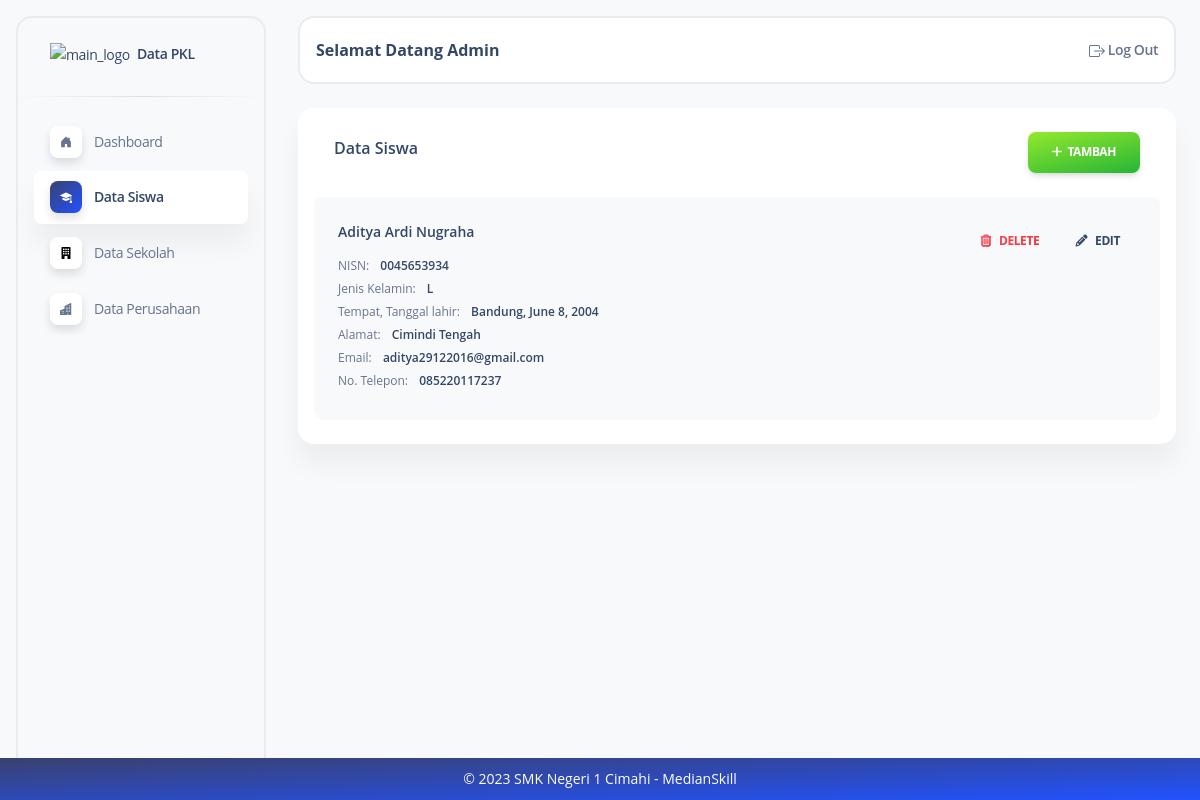
Screenshot of /siswa/ (signed in) with the database file from the repository.
### datasiswa/models.py (models this page shows, shortened)
class Datasiswa(models.Model):
    nama = models.CharField(max_length=50)
    email = models.EmailField(max_length=100, blank=True, null=True)
    hp = models.CharField(max_length=13, blank=True, null=True)
    alamat = models.TextField(blank=True, null=True)
    jenis_kelamin = models.CharField(
        max_length=1,
        choices=JenisKelamin.choices,
    )
    tempat_lahir = models.CharField(max_length=100)
    tanggal_lahir = models.DateField()
    nisn = models.CharField(max_length=20)
    created_at = models.DateTimeField(auto_now_add=True)
    updated_at = models.DateTimeField(auto_now=True)
    class Meta:
        db_table = "siswa"
        ordering = ["-id"]
        verbose_name_plural = "Siswa"

### datasiswa/views.py (the view)
# urls.py: path("siswa/", list_siswa),
@login_required
def list_siswa(request):
    list = Datasiswa.objects.all()
    return render(request, 'siswa/list_siswa.html', {'list': list})

### templates/siswa/list_siswa.html
{% extends "index.html" %}
{% block content %}
<div class="flex flex-wrap -mx-3">
  <div class="flex-none w-full max-w-full px-3">
    <div class="relative flex flex-col min-w-0 mb-6 break-words bg-white border-0 border-transparent border-solid shadow-soft-xl rounded-2xl bg-clip-border">
      <div class="flex p-6 pb-0 mb-0 bg-white border-b-0 border-b-solid rounded-t-2xl border-b-transparent">
        <div class="flex items-center flex-none w-1/2 max-w-full px-3">
          <h6 class="flex-auto">Data Siswa</h6>
        </div>
        <div class="flex-none w-1/2 max-w-full px-3 text-right">
          <a class="inline-block px-6 py-3 font-bold text-center text-white uppercase align-middle transition-all bg-transparent rounded-lg cursor-pointer leading-pro text-xs ease-soft-in shadow-soft-md bg-150 bg-gradient-to-tl from-green-600 to-lime-400 hover:shadow-soft-xs active:opacity-85 hover:scale-102 tracking-tight-soft bg-x-25" href="create-siswa"> <i class="fas fa-plus"> </i>&nbsp;&nbsp;Tambah</a>
        </div>
      </div>
      <div class="flex-auto p-4 pt-6">
        <ul class="flex flex-col pl-0 mb-0 rounded-lg">
          {% for siswa in list %}
          <li class="relative flex p-6 mb-2 border-0 rounded-t-inherit rounded-xl bg-gray-50">
            <div class="flex flex-col">
              <h6 class="mb-4 leading-normal text-sm">{{ siswa.nama }}</h6>
              <span class="mb-2 leading-tight text-xs">NISN: <span class="font-semibold text-slate-700 sm:ml-2">{{ siswa.nisn }}</span></span>
              <span class="mb-2 leading-tight text-xs">Jenis Kelamin: <span class="font-semibold text-slate-700 sm:ml-2">{{ siswa.jenis_kelamin }}</span></span>
              <span class="mb-2 leading-tight text-xs">Tempat, Tanggal lahir: <span class="font-semibold text-slate-700 sm:ml-2">{{ siswa.tempat_lahir }}, {{ siswa.tanggal_lahir }}</span></span>
              <span class="mb-2 leading-tight text-xs">Alamat: <span class="font-semibold text-slate-700 sm:ml-2">{{ siswa.alamat }}</span></span>
              <span class="mb-2 leading-tight text-xs">Email: <span class="font-semibold text-slate-700 sm:ml-2">{{ siswa.email }}</span></span>
              <span class="mb-2 leading-tight text-xs">No. Telepon: <span class="font-semibold text-slate-700 sm:ml-2">{{ siswa.hp }}</span></span>
            </div>
            <div class="ml-auto text-right">
              <a class="relative z-10 inline-block px-4 py-3 mb-0 font-bold text-center text-transparent uppercase align-middle transition-all border-0 rounded-lg shadow-none cursor-pointer leading-pro text-xs ease-soft-in bg-150 bg-gradient-to-tl from-red-600 to-rose-400 hover:scale-102 active:opacity-85 bg-x-25 bg-clip-text" href="{% url '/siswa/delete' siswa.id %}" onclick="return confirm('Yakin ingin menghapus {{ siswa.nama }}?')"><i class="mr-2 far fa-trash-alt bg-150 bg-gradient-to-tl from-red-600 to-rose-400 bg-x-25 bg-clip-text"></i>Delete</a>
              <a class="inline-block px-4 py-3 mb-0 font-bold text-center uppercase align-middle transition-all bg-transparent border-0 rounded-lg shadow-none cursor-pointer leading-pro text-xs ease-soft-in bg-150 hover:scale-102 active:opacity-85 bg-x-25 text-slate-700" href="{% url '/siswa/edit' siswa.id %}"><i class="mr-2 fas fa-pencil-alt text-slate-700" aria-hidden="true"></i>Edit</a>
            </div>
          </li>
          {% endfor %}
        </ul>
      </div>
    </div>
  </div>
</div>
{% endblock %}

### templates/index.html (shortened to what this page needs)
{% load static %}
<!DOCTYPE html>
<html>
  <head>
    <link
      href="{% static './assets/css/nucleo-icons.css' %}"
      rel="stylesheet"
    />
    <link href="{% static './assets/css/nucleo-svg.css' %}" rel="stylesheet" />
    <link
      href="{% static './assets/css/soft-ui-dashboard-tailwind.css' %}"
      rel="stylesheet"
    />
  </head>
  <body
    class="font-sans antialiased font-normal text-base leading-default bg-gray-50 text-slate-500 flex flex-col min-h-screen"
  >
    <aside class="max-w-62.5 ease-nav-brand fixed inset-y-0 my-4 ml-4 block w-full -translate-x-full flex-wrap items-center justify-between overflow-y-auto rounded-2xl border-2 bg-white p-0 antialiased shadow-none transition-transform duration-200 xl:left-0 xl:translate-x-0 xl:bg-transparent">
      <div class="h-19.5">
        <a class="block px-8 py-6 m-0 text-sm whitespace-nowrap text-slate-700" href="javascript:;" target="_blank">
          <img src="https://app.medianskill.com/pluginfile.php/1/core_admin/logo/0x200/1656996421/logo.png" class="inline h-full max-w-full transition-all duration-200 ease-nav-brand max-h-8" alt="main_logo"/>
          <span class="ml-1 font-semibold transition-all duration-200 ease-nav-brand">Data PKL</span>
        </a>
      </div>
      <hr class="h-px mt-0 bg-transparent bg-gradient-to-r from-transparent via-black/40 to-transparent"/>
      <div class="items-center block w-auto max-h-screen overflow-auto grow basis-full">
        <ul class="flex flex-col pl-0 mb-0">
          <li class="mt-0.5 w-full">
            {% if request.path == '/dashboard/' %}
              <a class="py-2.7 shadow-soft-xl text-sm ease-nav-brand my-0 mx-4 flex items-center whitespace-nowrap rounded-lg bg-white px-4 font-semibold text-slate-700 transition-colors" href="/dashboard/">
                <div class="bg-gradient-to-tl from-blue-600 to-slate-800 shadow-soft-2xl mr-2 flex h-8 w-8 items-center justify-center rounded-lg bg-white bg-center stroke-0 text-center xl:p-2.5">
                  <svg xmlns="http://www.w3.org/2000/svg" width="16" height="16" fill="currentColor" class="bi bi-house-door-fill" viewBox="0 0 16 16">
                    <path class="text-white" d="M6.5 14.5v-3.505c0-.245.25-.495.5-.495h2c.25 0 .5.25.5.5v3.5a.5.5 0 0 0 .5.5h4a.5.5 0 0 0 .5-.5v-7a.5.5 0 0 0-.146-.354L13 5.793V2.5a.5.5 0 0 0-.5-.5h-1a.5.5 0 0 0-.5.5v1.293L8.354 1.146a.5.5 0 0 0-.708 0l-6 6A.5.5 0 0 0 1.5 7.5v7a.5.5 0 0 0 .5.5h4a.5.5 0 0 0 .5-.5Z"/>
                  </svg>
            {% else %}
              <a class="py-2.7 text-sm ease-nav-brand my-0 mx-4 flex items-center whitespace-nowrap px-4 transition-colors" href="/dashboard/">
                <div class="shadow-soft-2xl mr-2 flex h-8 w-8 items-center justify-center rounded-lg bg-white bg-center stroke-0 text-center xl:p-2.5">
            {% endif %}
              </div>
              <span
                class="ml-1 duration-300 opacity-100 pointer-events-none ease-soft"
                >Dashboard</span
              >
            </a>
          </li>
          <li class="mt-0.5 w-full">
            {% if request.path == '/siswa/' %}
              <a class="py-2.7 shadow-soft-xl text-sm ease-nav-brand my-0 mx-4 flex items-center whitespace-nowrap rounded-lg bg-white px-4 font-semibold text-slate-700 transition-colors" href="/siswa/">
                <div class="bg-gradient-to-tl from-blue-600 to-slate-800 shadow-soft-2xl mr-2 flex h-8 w-8 items-center justify-center rounded-lg bg-white bg-center stroke-0 text-center xl:p-2.5">
            {% endif %}
              </div>
              <span
                class="ml-1 duration-300 opacity-100 pointer-events-none ease-soft"
                >Data Siswa</span
              >
            </a>
          </li>
          <li class="mt-0.5 w-full">
            {% if request.path == '/sekolah/' %}
              <a class="py-2.7 shadow-soft-xl text-sm ease-nav-brand my-0 mx-4 flex items-center whitespace-nowrap rounded-lg bg-white px-4 font-semibold text-slate-700 transition-colors" href="/sekolah/">
                <div class="bg-gradient-to-tl from-blue-600 to-slate-800 shadow-soft-2xl mr-2 flex h-8 w-8 items-center justify-center rounded-lg bg-white bg-center stroke-0 text-center xl:p-2.5">
                  <svg xmlns="http://www.w3.org/2000/svg" width="16" height="16" fill="currentColor" class="bi bi-building-fill" viewBox="0 0 16 16">
                    <path class="text-white" d="M3 0a1 1 0 0 0-1 1v14a1 1 0 0 0 1 1h3v-3.5a.5.5 0 0 1 .5-.5h3a.5.5 0 0 1 .5.5V16h3a1 1 0 0 0 1-1V1a1 1 0 0 0-1-1H3Zm1 2.5a.5.5 0 0 1 .5-.5h1a.5.5 0 0 1 .5.5v1a.5.5 0 0 1-.5.5h-1a.5.5 0 0 1-.5-.5v-1Zm3 0a.5.5 0 0 1 .5-.5h1a.5.5 0 0 1 .5.5v1a.5.5 0 0 1-.5.5h-1a.5.5 0 0 1-.5-.5v-1Zm3.5-.5h1a.5.5 0 0 1 .5.5v1a.5.5 0 0 1-.5.5h-1a.5.5 0 0 1-.5-.5v-1a.5.5 0 0 1 .5-.5ZM4 5.5a.5.5 0 0 1 .5-.5h1a.5.5 0 0 1 .5.5v1a.5.5 0 0 1-.5.5h-1a.5.5 0 0 1-.5-.5v-1ZM7.5 5h1a.5.5 0 0 1 .5.5v1a.5.5 0 0 1-.5.5h-1a.5.5 0 0 1-.5-.5v-1a.5.5 0 0 1 .5-.5Zm2.5.5a.5.5 0 0 1 .5-.5h1a.5.5 0 0 1 .5.5v1a.5.5 0 0 1-.5.5h-1a.5.5 0 0 1-.5-.5v-1ZM4.5 8h1a.5.5 0 0 1 .5.5v1a.5.5 0 0 1-.5.5h-1a.5.5 0 0 1-.5-.5v-1a.5.5 0 0 1 .5-.5Zm2.5.5a.5.5 0 0 1 .5-.5h1a.5.5 0 0 1 .5.5v1a.5.5 0 0 1-.5.5h-1a.5.5 0 0 1-.5-.5v-1Zm3.5-.5h1a.5.5 0 0 1 .5.5v1a.5.5 0 0 1-.5.5h-1a.5.5 0 0 1-.5-.5v-1a.5.5 0 0 1 .5-.5Z"/>
                  </svg>
            {% else %}
              <a class="py-2.7 text-sm ease-nav-brand my-0 mx-4 flex items-center whitespace-nowrap px-4 transition-colors" href="/sekolah/">
                <div class="shadow-soft-2xl mr-2 flex h-8 w-8 items-center justify-center rounded-lg bg-white bg-center stroke-0 text-center xl:p-2.5">
            {% endif %}
              </div>
              <span
                class="ml-1 duration-300 opacity-100 pointer-events-none ease-soft"
                >Data Sekolah</span
              >
            </a>
          </li>
          <li class="mt-0.5 w-full">
            {% if request.path == '/perusahaan/' %}
              <a class="py-2.7 shadow-soft-xl text-sm ease-nav-brand my-0 mx-4 flex items-center whitespace-nowrap rounded-lg bg-white px-4 font-semibold text-slate-700 transition-colors" href="/perusahaan/">
                <div class="bg-gradient-to-tl from-blue-600 to-slate-800 shadow-soft-2xl mr-2 flex h-8 w-8 items-center justify-center rounded-lg bg-white bg-center stroke-0 text-center xl:p-2.5">
                  <svg xmlns="http://www.w3.org/2000/svg" width="16" height="16" fill="currentColor" class="bi bi-buildings-fill" viewBox="0 0 16 16">
                    <path class="text-white" d="M15 .5a.5.5 0 0 0-.724-.447l-8 4A.5.5 0 0 0 6 4.5v3.14L.342 9.526A.5.5 0 0 0 0 10v5.5a.5.5 0 0 0 .5.5h9a.5.5 0 0 0 .5-.5V14h1v1.5a.5.5 0 0 0 .5.5h3a.5.5 0 0 0 .5-.5V.5ZM2 11h1v1H2v-1Zm2 0h1v1H4v-1Zm-1 2v1H2v-1h1Zm1 0h1v1H4v-1Zm9-10v1h-1V3h1ZM8 5h1v1H8V5Zm1 2v1H8V7h1ZM8 9h1v1H8V9Zm2 0h1v1h-1V9Zm-1 2v1H8v-1h1Zm1 0h1v1h-1v-1Zm3-2v1h-1V9h1Zm-1 2h1v1h-1v-1Zm-2-4h1v1h-1V7Zm3 0v1h-1V7h1Zm-2-2v1h-1V5h1Zm1 0h1v1h-1V5Z"/>
                  </svg>
            {% else %}
              <a class="py-2.7 text-sm ease-nav-brand my-0 mx-4 flex items-center whitespace-nowrap px-4 transition-colors" href="/perusahaan/">
                <div class="shadow-soft-2xl mr-2 flex h-8 w-8 items-center justify-center rounded-lg bg-white bg-center stroke-0 text-center xl:p-2.5">
            {% endif %}
              </div>
              <span
                class="ml-1 duration-300 opacity-100 pointer-events-none ease-soft"
                >Data Perusahaan</span
              >
            </a>
          </li>
        </ul>
      </div>
    </aside>
    <main
      class="ease-soft-in-out xl:ml-68.5 relative h-full max-h-screen rounded-xl transition-all duration-200 pt-4"
    >
      <nav
        class="relative bg-white flex flex-wrap items-center justify-between px-0 py-2 mx-6 transition-all shadow-none duration-250 ease-soft-in rounded-2xl lg:flex-nowrap lg:justify-start border-2 border-gray-600
        navbar-main
        navbar-scroll="true"
      >
        <div
          class="flex items-center justify-between w-full px-4 py-1 mx-auto flex-wrap-inherit"
        >
          <nav>
            <h6 class="mb-0 font-bold capitalize">
              {% if request.user.is_authenticated %}
                Selamat Datang {{ request.user.username }}
              {% else %}
                Please log in.
              {% endif %}
            </h6>
          </nav>
          <div
            class="flex items-center mt-2 grow sm:mt-0 sm:mr-6 md:mr-0 lg:flex lg:basis-auto"
          >
            <ul
              class="flex flex-row justify-end pl-0 mb-0 list-none md-max:w-full"
            >
              <li class="flex items-center">
                <a
                  href="/logout"
                  class="block px-0 py-2 font-semibold transition-all ease-nav-brand text-sm text-slate-500"
                >
                  <span class="hidden sm:inline">Log Out</span>
                </a>
              </li>
            </ul>
          </div>
        </div>
      </nav>
      <div class="w-full px-6 py-6 mx-auto">
        {% block content %}{% endblock %}
      </div>
      <footer class="fixed bottom-0 left-0 z-20 w-full p-2 bg-gradient-to-tl from-blue-600 to-slate-800 border-t border-gray-200 shadow md:flex md:items-center md:justify-between md:p-6 dark:bg-gray-800 dark:border-gray-600 text-center">
        <span class="text-sm text-white sm:text-center dark:text-gray-400">© 2023 SMK Negeri 1 Cimahi - MedianSkill
        </span>
    </footer>
    </main>
  </body>
  <script
    src="./assets/js/soft-ui-dashboard-tailwind.js?v=1.0.4"
    async
  ></script>
</html>

### rows the page displays
Datasiswa: nama "Aditya Ardi Nugraha", nisn "0045653934", jenis_kelamin "L", tempat_lahir "Bandung", tanggal_lahir "June 8, 2004", alamat "Cimindi Tengah", email "aditya29122016@gmail.com", hp "085220117237"

### other values shown
{{ request.user.username }} "Admin"
